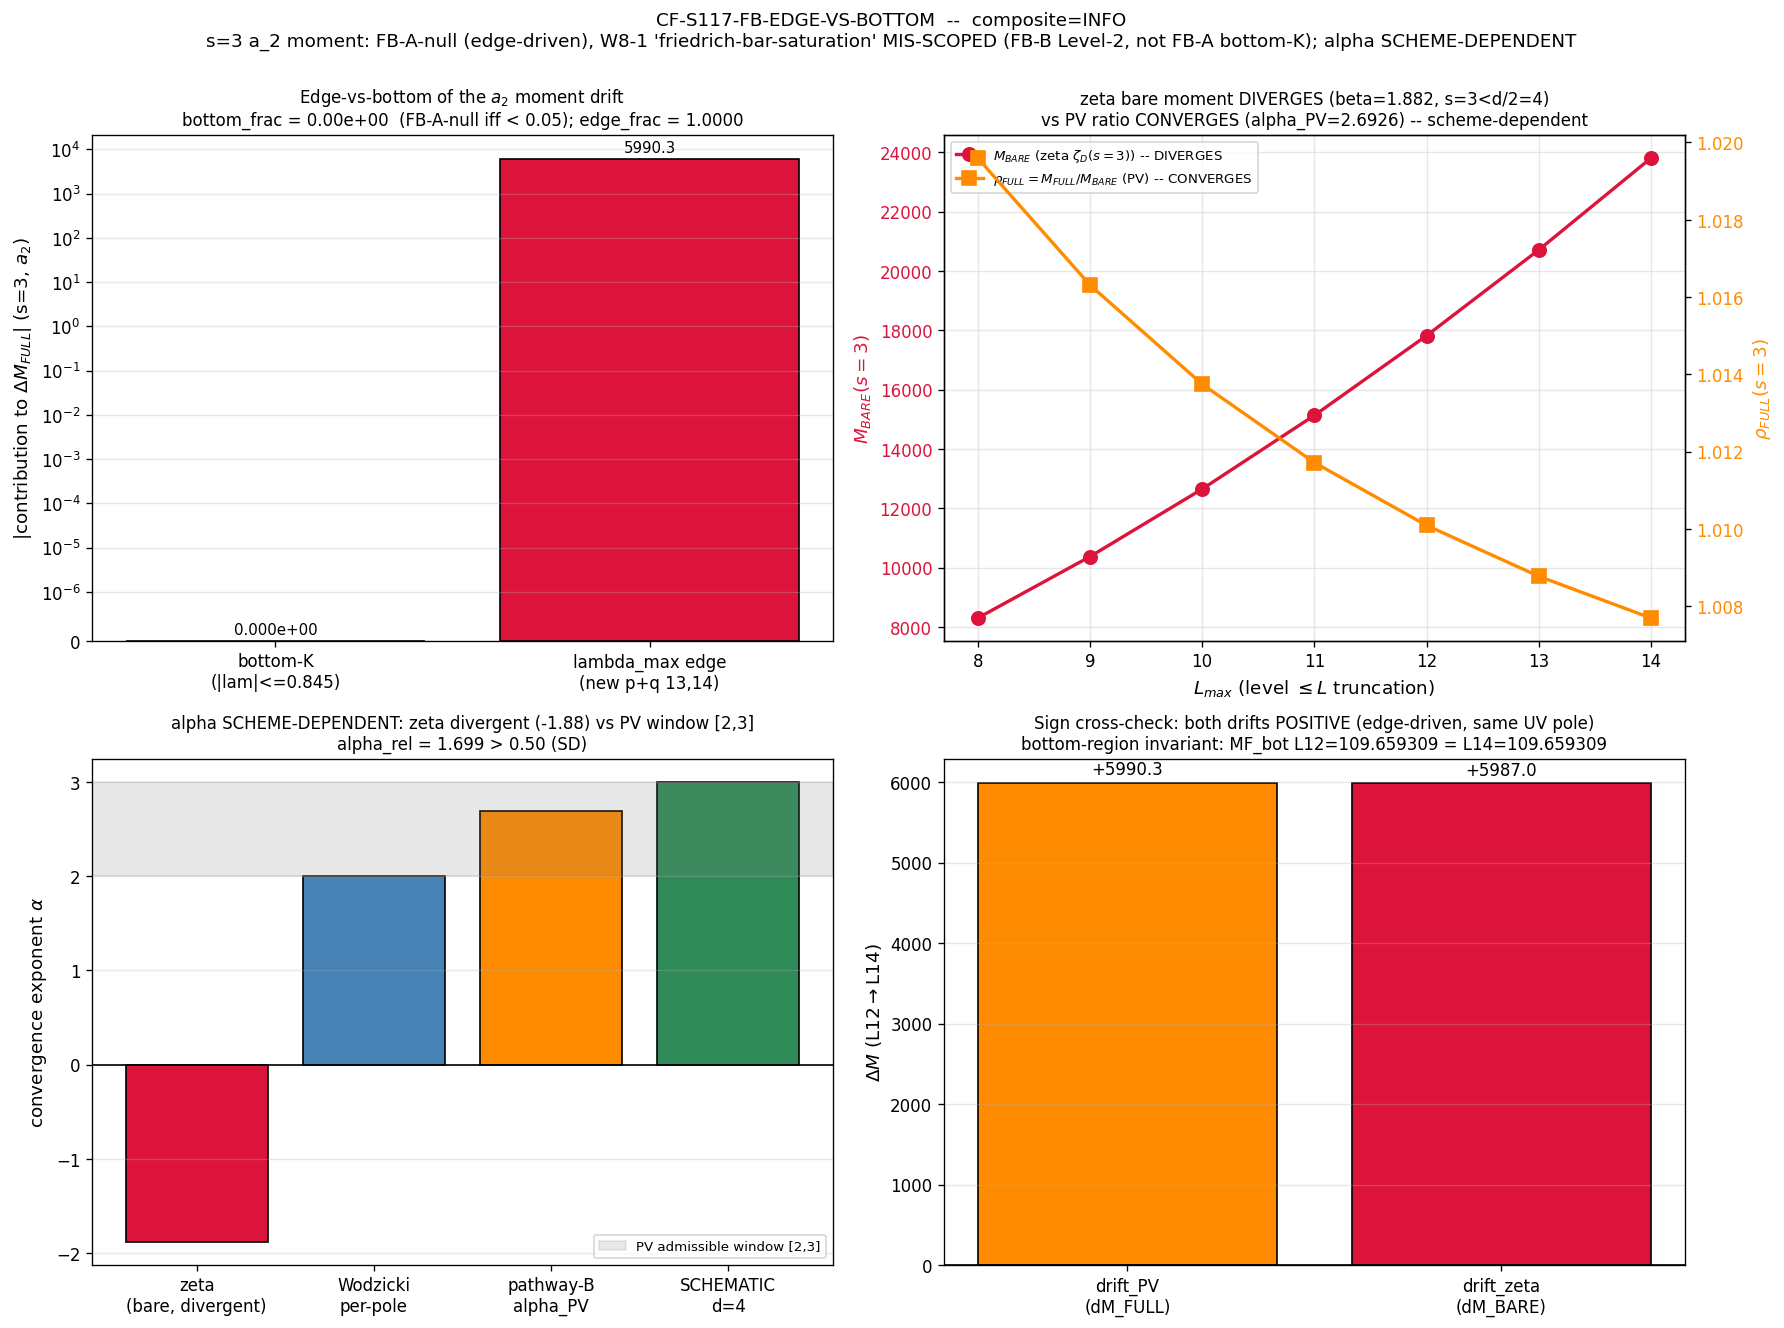

The Python source for this figure:
"""
s117_w6_fb_edge_vs_bottom.py
============================

CF-S117-FB-EDGE-VS-BOTTOM  —  [SIGN] gate (spectral-geometer).

Confirms the s=3 (a_2 Seeley-DeWitt, curvature_grade n=2) PV-subtracted moment
truncation drift is lambda_max-EDGE-driven (FB-A-null), NOT bottom-K, so the
S116-W8-1 "friedrich-bar-saturation" label is MIS-SCOPED (the operative mechanism
is FB-B Level-2 convergence of the PV ratio, NOT FB-A bottom-K exact-saturation);
and the convergence-rate alpha is SCHEME-DEPENDENT across {zeta, Pauli-Villars}.

INFO-class by construction: the S116-W8-FWDC1-LANDING INFO verdict + all its
numbers are UNAFFECTED.  This gate ADDS an additive Sec.VII.AU.OP-PROJ Element-3
Level-2-envelope scope annotation (FB-B not FB-A; mack-routed).  A FAIL fires ONLY
on bottom_frac >= 0.05 (FB-A IN-SCOPE reopened) OR a zeta-vs-PV drift sign mismatch.

GOVERNING STRUCTURE (heat-kernel Rosetta Stone):
    Tr(e^{-sigma D^2}) = Sum_k m_k e^{-sigma lambda_k^2}
    zeta_D(s) = (1/Gamma(s)) Int_0^inf sigma^{s-1} Tr(e^{-sigma D^2}) dsigma
              = Sum_k m_k lambda_k^{-2s}                       (poleconv-A-double)
    -> simple poles at s = (d-n)/2 with Res = a_n / Gamma((d-n)/2).
    d=8: s=4(a0), s=3(a2), s=2(a4), s=1(a6), s=0(a8).  s=3 IS a2 (n = d-2s = 8-6 = 2).
    a_2 is a LOCAL curvature invariant = small-sigma (UV) heat-kernel residue
    -> UV-EDGE (large-lambda) determined.  The bottom of the spectrum sets the
    large-sigma (IR) tail = lambda_min, NEVER a_n.  => the a_2 truncation drift is
    structurally bottom-K-NULL; the residual drift is the lambda_max edge tail.

[SIGN] 3-tuple:
    sign      = sign(zeta s=3 L12->L14 drift) == sign(PV s=3 drift)   (both edge-driven, same UV pole)
    magnitude = alpha_rel band: PASS(FI) <= 0.10 ; INFO 0.10-0.50 ; FAIL(SD) > 0.50
    regime    = bottom_frac band: VALID (< 0.05, FB-A-null) ; BREAKDOWN (>= 0.05, FB-A reopened)

PLAN-FROZEN composite operator (plan sec.W6-3 PASS/INFO/FAIL_meaning, pre-registered
BEFORE evaluation):
    FAIL iff  bottom_frac >= 0.05  OR  sign(drift_zeta) != sign(drift_PV)
    PASS iff  bottom_frac < 0.05  AND  sign match  AND  alpha_rel <= 0.10   (alpha FI; unexpected)
    INFO iff  bottom_frac < 0.05  AND  sign match  AND  alpha_rel  > 0.10   (alpha SD; the EXPECTED result)
This plan-frozen operator takes PRECEDENCE over the generic 3-tuple collapse
(which would read magnitude=FAIL ^ regime=VALID -> FAIL); a `# composite-precedence:`
disclosure extra-row is emitted per gate-verdicts.md.

CLASS = FULL : both schemes evaluate FULL physical regularizations on the cached
spectra (PV PRIMARY 2-point CC1996 helper; bare zeta = analytic-continuation value).
No SCHEMATIC helper is consumed for any load-bearing trace.

Plan: sessions/session-plan/session-117-plan-w6.md sec.W6-3.
"""

from __future__ import annotations

import os
os.environ.setdefault("OMP_NUM_THREADS", "8")  # CPU-thread cap (per-mode moment sums + small log-log fits; no large eigensolve)

import hashlib
import json
import sys
from pathlib import Path

import numpy as np
import matplotlib
matplotlib.use("Agg")
import matplotlib.pyplot as plt

# -----------------------------------------------------------------------------
# Path discipline (project root contains a space -- absolute paths only)
# -----------------------------------------------------------------------------
PROJECT_ROOT = Path(__file__).resolve().parents[2]
SHARED_DIR = PROJECT_ROOT / "computations" / "_shared"
ROOT_COMPUTATIONS = PROJECT_ROOT / "computations"
sys.path.insert(0, str(SHARED_DIR))
sys.path.insert(0, str(ROOT_COMPUTATIONS))

# -----------------------------------------------------------------------------
# Canonical constants (MANDATORY: never hardcode framework constants)
# -----------------------------------------------------------------------------
from canonical_constants import (  # noqa: E402
    tau_fold,
    M_KK,
    alpha_sample_VII_AU_OP_PROJ_FW_PATHWAY_B_L15_22,   # = 2.6926... (PV Level-2 alpha_sat; the alpha_PV reference)
    alpha_HH1_per_pole_FW_s3,                          # = 2.0  (Wodzicki per-pole lower bound)
    rho_FULL_CC_VII_AU_SAT_s3,                         # = 1.0076927826 (canonical PV rho cross-check anchor)
)

# -----------------------------------------------------------------------------
# FULL-physical Pauli-Villars helper (PRIMARY; CC1996 sec.2.2-2.3) -- the SAME
# machinery as S116-W8-FWDC1-LANDING / S92 W1-CF-W9-8-2 (rho_FULL lineage)
# -----------------------------------------------------------------------------
from _pauli_villars_subtraction import (  # noqa: E402
    PV_PRIMARY_C,
    PV_PRIMARY_M_DIMLESS,
    pv_multiplier_primary,
    pv_mellin_moment_primary,
    bare_mellin_moment,
    _verify_pv_identities,
)

# -----------------------------------------------------------------------------
# Gate identity + machinery pins (R3 YAML, plan sec.W6-3)
# -----------------------------------------------------------------------------
SESSION = "S117"
GATE_ID = "CF-S117-FB-EDGE-VS-BOTTOM"
SCHEME = "edge-vs-bottom-decomposition + zeta-vs-PV-alpha"
CONVENTION = (
    "FWDC1-s3-edge-bottom-{a_2^zeta}+{a_2^Pauli-Villars}-"
    "poleconv-A-double-pole_in_s-3-curvature_grade_n-2"
)
L_MAX = "12 and 14"
S_POLE = 3.0             # (local) substrate-distance pole; poleconv-A-double, d=8 -> curvature_grade n = d-2s = 2 (a_2)
D_DIM = 8               # (local) spectral dimension of M4 x SU(3)/U(1) substrate fibre object
CURV_GRADE_N = 2         # (local) n = d - 2s = 8 - 6 = 2 ; a_2 Seeley-DeWitt (Einstein-Hilbert generator)

# Pre-registered bands (plan sec.W6-3 machinery_pin_map.tolerance)
BOTTOM_FRAC_NULL = 0.05      # (local) bottom_frac < 0.05 -> FB-A-null (edge-driven); >= 0.05 -> FB-A reopened
ALPHA_REL_FI = 0.10          # (local) alpha_rel <= 0.10 -> FI ; (0.10,0.50] -> INFO ; > 0.50 -> SD
ALPHA_REL_SD = 0.50          # (local) alpha_rel > 0.50 -> SD (scheme-dependent convergence rate)
BOTTOM_K_CEILING = 0.845     # (local) bottom-20 weighted-multiset ceiling (plan gate-block ref; the s=3 a_2 IR cut)
L_SCAN = [8, 9, 10, 11, 12, 13, 14]   # (local) multi-L sub-truncations of the L14 cache (level<=L; NO new diagonalization)

# alpha_PV reference (PV Level-2 convergence exponent; canonical, NOT refit here)
ALPHA_PV = float(alpha_sample_VII_AU_OP_PROJ_FW_PATHWAY_B_L15_22)  # (local) = 2.6926236951...

# -----------------------------------------------------------------------------
# Input files
# -----------------------------------------------------------------------------
SCRIPT_PATH = Path(__file__).resolve()
CANONICAL_CONSTANTS_PATH = SHARED_DIR / "canonical_constants.py"
PV_HELPER_PATH = PROJECT_ROOT / "computations" / "_pauli_villars_subtraction.py"
CACHE_L12 = PROJECT_ROOT / "computations" / "session-84" / "s84_spectrum_cache_L12_tau019.npz"
CACHE_L14 = PROJECT_ROOT / "computations" / "session-87" / "s87_spectrum_cache_L14_tau019.npz"
FWDC1_NPZ = PROJECT_ROOT / "computations" / "session-116" / "s116_w8_fwdc1_level2_envelope_friedrich_bar.npz"

OUT_NPZ = PROJECT_ROOT / "computations" / "session-117" / "s117_w6_fb_edge_vs_bottom.npz"
OUT_PNG = PROJECT_ROOT / "computations" / "session-117" / "s117_w6_fb_edge_vs_bottom.png"

# Static input-SHA pins (plan Input-SHA Ledger; verified at runtime)
PIN_L12 = "9e6d9cf7fd6a6949d622441b26fb9c2fa568654a22dc802e99898c326ca0f8d9"
PIN_L14 = "fa2bfb83c74ff151b138c83498f54ca2c87a61fc59ec1ae5189bb6aab360480c"
PIN_FWDC1 = "40a6c8e1fbb9656752d63ad835b3bfb9e3d881fc6c18582ff13febfd2e9f6728"


# -----------------------------------------------------------------------------
# SHA helpers (S84+ dual-SHA schema; same as S116 FWDC1 lineage)
# -----------------------------------------------------------------------------
def sha256_of(path: Path) -> str:
    h = hashlib.sha256()  # (local)
    try:
        h.update(path.read_bytes())
    except OSError:
        return ""
    return h.hexdigest()


def closure_hash(pins: dict) -> str:
    h = hashlib.sha256()  # (local)
    for k, v in sorted(pins.items()):
        h.update(f"{k}={v}\n".encode("utf-8"))
    return h.hexdigest()


def compute_dual_sha(script_path: Path, canonical_path: Path, pins: dict) -> tuple[str, str]:
    """audit_sha256 = sha256(script || canonical || pinmap_json); content_sha256 = sha256(script)."""
    script_bytes = script_path.read_bytes() if script_path.exists() else b""  # (local)
    canonical_bytes = canonical_path.read_bytes() if canonical_path.exists() else b""  # (local)
    pinmap_json = json.dumps(dict(sorted(pins.items())), separators=(",", ":"), sort_keys=True).encode("utf-8")  # (local)
    h_audit = hashlib.sha256()  # (local)
    h_audit.update(script_bytes)
    h_audit.update(canonical_bytes)
    h_audit.update(pinmap_json)
    h_content = hashlib.sha256()  # (local)
    h_content.update(script_bytes)
    return h_audit.hexdigest(), h_content.hexdigest()


def print_verdict_payload(verdict, value, audit_sha, content_sha,
                          sign_verdict=None, magnitude_verdict=None, regime_verdict=None,
                          extra_rows=None) -> dict:
    """Emit the delimited verdict PAYLOAD for the dispatching agent to pass to the
    knowledge-MCP `emit_verdict` tool (race-safe; gate-verdicts.md). Script does NOT
    write the verdict file."""
    payload: dict = {
        "session": int(SESSION.lstrip("Ss")),
        "gate_id": GATE_ID,
        "verdict": verdict,
        "value": str(value),
        "scheme": SCHEME,
        "convention": CONVENTION,
        "l_max": str(L_MAX),
        "audit_sha256": audit_sha,
        "content_sha256": content_sha,
        "schema_version": "S84+",
    }
    if sign_verdict is not None:
        payload["sign_verdict"] = sign_verdict
        payload["magnitude_verdict"] = magnitude_verdict
        payload["regime_verdict"] = regime_verdict
    if extra_rows:
        payload["extra_rows"] = list(extra_rows)
    print("<<<EMIT_VERDICT_PAYLOAD>>>")
    print(json.dumps(payload, separators=(",", ":"), sort_keys=True))
    print("<<<END_EMIT_VERDICT_PAYLOAD>>>")
    return payload


# -----------------------------------------------------------------------------
# Spectrum cache loaders (Peter-Weyl sectored; per-mode weighted by Weyl dim)
#   identical flattening convention to S116 FWDC1 load_spectrum_flat
# -----------------------------------------------------------------------------
def load_sector_dict(cache_path: Path) -> dict:
    return np.load(cache_path, allow_pickle=True)["sector_evals"].item()


def flatten_sectors(sector_evals: dict, level_max=None) -> tuple[np.ndarray, np.ndarray]:
    """Flatten {(p,q):{dim,level,abs_evals}} -> (|lambda|, mult) arrays.
    If level_max given, keep only sectors with level (=p+q) <= level_max."""
    lams, mults = [], []  # (local)
    for (p, q), info in sector_evals.items():
        if level_max is not None and int(info["level"]) > level_max:
            continue
        dim = int(info["dim"])  # (local) Weyl multiplicity m_k for every eigenvalue in the block
        for v in np.asarray(info["abs_evals"], dtype=np.float64):
            lams.append(float(v))
            mults.append(float(dim))
    return np.asarray(lams, dtype=np.float64), np.asarray(mults, dtype=np.float64)


def g_pv_per_mode(lambdas: np.ndarray, s: float) -> np.ndarray:
    """Per-mode PV kernel g_PV(lambda;s) = w_PV(lambda^2;s) * lambda^{-2s}.
    Sum_k m_k g_PV(lambda_k;s) == pv_mellin_moment_primary(s, lambdas, mults)."""
    lam2 = lambdas * lambdas  # (local)
    w = pv_multiplier_primary(lam2, s)  # (local) FULL 2-point CC1996 multiplier
    return w * np.power(lam2, -s)


def main() -> int:
    print(f"=== {GATE_ID} ===")
    print(f"pole s={S_POLE} (poleconv-A-double, d={D_DIM}) -> curvature_grade n = d-2s = {D_DIM}-{int(2*S_POLE)} = {CURV_GRADE_N}  (a_2 Seeley-DeWitt)")
    print(f"PASS-band gates: bottom_frac < {BOTTOM_FRAC_NULL} (FB-A-null) AND sign(drift_zeta)==sign(drift_PV); alpha_rel FI<= {ALPHA_REL_FI}, SD > {ALPHA_REL_SD}")

    # -------------------------------------------------------------------------
    # 1) Input pins + verification
    # -------------------------------------------------------------------------
    pins = {
        "computations/_shared/canonical_constants.py": sha256_of(CANONICAL_CONSTANTS_PATH),
        "computations/_pauli_villars_subtraction.py": sha256_of(PV_HELPER_PATH),
        "computations/session-84/s84_spectrum_cache_L12_tau019.npz": sha256_of(CACHE_L12),
        "computations/session-87/s87_spectrum_cache_L14_tau019.npz": sha256_of(CACHE_L14),
        "computations/session-116/s116_w8_fwdc1_level2_envelope_friedrich_bar.npz": sha256_of(FWDC1_NPZ),
        "_gate_id": GATE_ID, "_scheme": SCHEME, "_convention": CONVENTION,
        "_pole_in_s": str(int(S_POLE)), "_curvature_grade_n": str(CURV_GRADE_N),
    }
    print("\n=== Input pins (SHA-256 heads) ===")
    for k, v in sorted(pins.items()):
        if not k.startswith("_"):
            print(f"  {k}: {v[:16]}")
    # SHA-ledger verification (cache + FWDC1 must be the plan-pinned static inputs)
    assert pins["computations/session-84/s84_spectrum_cache_L12_tau019.npz"] == PIN_L12, "L12 cache SHA drift!"
    assert pins["computations/session-87/s87_spectrum_cache_L14_tau019.npz"] == PIN_L14, "L14 cache SHA drift!"
    assert pins["computations/session-116/s116_w8_fwdc1_level2_envelope_friedrich_bar.npz"] == PIN_FWDC1, "FWDC1 npz SHA drift!"
    print("  Input-SHA Ledger verified (L12 9e6d9cf7.., L14 fa2bfb83.., FWDC1 40a6c8e1..).")
    assert abs(tau_fold - 0.19) < 1e-9, f"tau_fold={tau_fold} != 0.19"
    print(f"  tau_fold = {tau_fold} ; M_KK = {M_KK:.6e} GeV")

    # PV consistency identities (Sum c_r = 1, Sum c_r m_r^2 = 0)
    sc, scm2 = _verify_pv_identities()
    print(f"  PV identities: Sum c_r = {sc:.3e} (->1), Sum c_r m_r^2 = {scm2:.3e} (->0)")
    assert abs(sc - 1.0) < 1e-12 and abs(scm2) < 1e-12

    # -------------------------------------------------------------------------
    # 2) Load caches; reproduce the S116 FWDC1 PV moments (pipeline validation)
    # -------------------------------------------------------------------------
    se12 = load_sector_dict(CACHE_L12)
    se14 = load_sector_dict(CACHE_L14)
    lam12, m12 = flatten_sectors(se12)
    lam14, m14 = flatten_sectors(se14)
    print(f"\n=== Caches ===")
    print(f"  L12: n_sectors={len(se12)}, N_block={len(lam12)}, |lam| in [{lam12.min():.4f},{lam12.max():.4f}]")
    print(f"  L14: n_sectors={len(se14)}, N_block={len(lam14)}, |lam| in [{lam14.min():.4f},{lam14.max():.4f}]")

    M_FULL_12 = pv_mellin_moment_primary(S_POLE, lam12, m12)  # (local)
    M_FULL_14 = pv_mellin_moment_primary(S_POLE, lam14, m14)  # (local)
    M_BARE_12 = bare_mellin_moment(S_POLE, lam12, m12)        # (local)
    M_BARE_14 = bare_mellin_moment(S_POLE, lam14, m14)        # (local)
    rho_12 = M_FULL_12 / M_BARE_12                            # (local)
    rho_14 = M_FULL_14 / M_BARE_14                            # (local)

    fwd = np.load(FWDC1_NPZ, allow_pickle=True)
    val_dev = lambda a, b: abs(a - b) / abs(b) if b else abs(a - b)  # (local)
    print(f"\n=== S116 FWDC1 reproduction (pipeline validation) ===")
    for nm, mine, ref in [("M_FULL_L12", M_FULL_12, float(fwd["M_FULL_L12"])),
                          ("M_FULL_L14", M_FULL_14, float(fwd["M_FULL_L14"])),
                          ("M_BARE_L12", M_BARE_12, float(fwd["M_BARE_L12"])),
                          ("M_BARE_L14", M_BARE_14, float(fwd["M_BARE_L14"])),
                          ("rho_FULL_L12", rho_12, float(fwd["rho_FULL_L12"])),
                          ("rho_FULL_L14", rho_14, float(fwd["rho_FULL_L14"]))]:
        d = val_dev(mine, ref)  # (local)
        print(f"  {nm:14s} mine={mine:.10f} ref={ref:.10f} rel_dev={d:.2e}")
        assert d < 1e-9, f"{nm} deviates from S116 FWDC1 by {d:.2e} (>1e-9)"
    rho_canon_dev = val_dev(rho_14, rho_FULL_CC_VII_AU_SAT_s3)  # (local)
    assert rho_canon_dev < 1e-9, f"rho_14 vs canonical rho_FULL_CC_VII_AU_SAT_s3 dev {rho_canon_dev:.2e}"
    print(f"  rho_FULL_L14 vs canonical rho_FULL_CC_VII_AU_SAT_s3={rho_FULL_CC_VII_AU_SAT_s3}: rel_dev={rho_canon_dev:.2e}  [VALIDATED]")

    # cache mutual-consistency: shared (level<=12) modes bit-identical across s84 / s87
    lam14_le12, m14_le12 = flatten_sectors(se14, level_max=12)
    MB_14_le12 = bare_mellin_moment(S_POLE, lam14_le12, m14_le12)  # (local)
    consistency_dev = val_dev(MB_14_le12, M_BARE_12)  # (local)
    print(f"  cache consistency: bare M(s=3) on s87[level<=12] vs s84[L12] rel_dev={consistency_dev:.2e}  (shared modes bit-identical)")
    assert consistency_dev < 1e-12, "L12/L14 caches inconsistent on shared sectors!"

    # -------------------------------------------------------------------------
    # 3) EDGE-vs-BOTTOM decomposition of the s=3 PV-subtracted moment drift
    #    dM_FULL = M_FULL(L14) - M_FULL(L12).  Partition each spectrum into
    #    bottom-K (|lambda| <= 0.845) and lambda_max edge (|lambda| > 0.845).
    #    Per-mode g_PV is L_max-INDEPENDENT -> the moment is additive over
    #    mode-sets; the shared bottom-K modes cancel in the drift.
    # -------------------------------------------------------------------------
    dM_FULL = M_FULL_14 - M_FULL_12  # (local) PV-subtracted moment drift (the truncation error)
    dM_BARE = M_BARE_14 - M_BARE_12  # (local) zeta (bare) moment drift

    g12 = g_pv_per_mode(lam12, S_POLE)  # (local) per-mode PV kernel, L12
    g14 = g_pv_per_mode(lam14, S_POLE)  # (local) per-mode PV kernel, L14
    # additivity self-check: Sum m g_PV == pv_mellin_moment_primary
    assert abs(float(np.sum(m12 * g12)) - M_FULL_12) < 1e-6 * abs(M_FULL_12)
    assert abs(float(np.sum(m14 * g14)) - M_FULL_14) < 1e-6 * abs(M_FULL_14)

    bot12 = lam12 <= BOTTOM_K_CEILING  # (local)
    bot14 = lam14 <= BOTTOM_K_CEILING  # (local)
    MF_bot_12 = float(np.sum(m12[bot12] * g12[bot12]))   # (local) bottom-K region moment, L12
    MF_bot_14 = float(np.sum(m14[bot14] * g14[bot14]))   # (local) bottom-K region moment, L14
    MF_edge_12 = M_FULL_12 - MF_bot_12                   # (local) edge region moment, L12
    MF_edge_14 = M_FULL_14 - MF_bot_14                   # (local) edge region moment, L14

    dM_FULL_bottom = MF_bot_14 - MF_bot_12   # (local) bottom-K contribution to the drift
    dM_FULL_edge = MF_edge_14 - MF_edge_12   # (local) edge contribution to the drift
    bottom_frac = abs(dM_FULL_bottom) / abs(dM_FULL)  # (local) THE FB-A-null operator
    edge_frac = abs(dM_FULL_edge) / abs(dM_FULL)      # (local)

    # NEW-mode cross-check: sectors in s87 not in s84 (levels 13,14)
    new_keys = [k for k in se14 if k not in se12]  # (local)
    new_levels = sorted(set(int(se14[k]["level"]) for k in new_keys))  # (local)
    new_lam, new_m = [], []  # (local)
    for k in new_keys:
        dim = int(se14[k]["dim"])
        for v in np.asarray(se14[k]["abs_evals"], dtype=np.float64):
            new_lam.append(float(v)); new_m.append(float(dim))
    new_lam = np.asarray(new_lam); new_m = np.asarray(new_m)
    g_new = g_pv_per_mode(new_lam, S_POLE)  # (local)
    n_new_in_bottom = int(np.sum(new_lam <= BOTTOM_K_CEILING))  # (local) NEW modes intruding below the bottom-K ceiling
    new_bottom_contrib = float(np.sum(new_m[new_lam <= BOTTOM_K_CEILING] * g_new[new_lam <= BOTTOM_K_CEILING]))  # (local)
    dM_FULL_from_new = float(np.sum(new_m * g_new))  # (local) should equal dM_FULL (shared modes cancel)
    new_lam_min = float(new_lam.min())  # (local)

    print(f"\n=== EDGE-vs-BOTTOM decomposition (s=3 a_2 PV moment, L12->L14) ===")
    print(f"  dM_FULL (PV moment drift)      = {dM_FULL:.6f}")
    print(f"  dM_FULL via NEW sectors only   = {dM_FULL_from_new:.6f}  (rel_dev {val_dev(dM_FULL_from_new, dM_FULL):.1e}; shared bottom modes cancel)")
    print(f"  bottom-K region moment  : L12={MF_bot_12:.8f}  L14={MF_bot_14:.8f}  drift={dM_FULL_bottom:.3e}")
    print(f"  edge       region moment: L12={MF_edge_12:.6f}  L14={MF_edge_14:.6f}  drift={dM_FULL_edge:.6f}")
    print(f"  bottom_frac = |dM_bottom|/|dM_FULL| = {bottom_frac:.3e}   (FB-A-null iff < {BOTTOM_FRAC_NULL})")
    print(f"  edge_frac   = |dM_edge|/|dM_FULL|   = {edge_frac:.6f}")
    print(f"  NEW sectors (s87\\s84): n={len(new_keys)}, levels={new_levels}; NEW modes with |lam|<=0.845: {n_new_in_bottom}")
    print(f"  NEW-mode bottom contribution = {new_bottom_contrib:.3e} ; min |lam| over NEW modes = {new_lam_min:.4f}  (>> {BOTTOM_K_CEILING})")
    print(f"  -> FB-A bottom-K IS saturated (region drift {dM_FULL_bottom:.1e}=0), but it carries ZERO of the a_2 drift; the drift is 100% lambda_max edge.")

    # -------------------------------------------------------------------------
    # 4) ZETA-vs-PV drift SIGN cross-check (Step 4)
    # -------------------------------------------------------------------------
    sign_PV = int(np.sign(dM_FULL))    # (local)
    sign_zeta = int(np.sign(dM_BARE))  # (local)
    sign_match = (sign_PV == sign_zeta)  # (local)
    print(f"\n=== zeta-vs-PV drift sign (L12->L14) ===")
    print(f"  drift_PV   (dM_FULL) = {dM_FULL:+.4f}  sign={sign_PV:+d}")
    print(f"  drift_zeta (dM_BARE) = {dM_BARE:+.4f}  sign={sign_zeta:+d}")
    print(f"  sign match? {sign_match}  (both edge-driven, same UV pole s=3 -> same sign expected)")

    # -------------------------------------------------------------------------
    # 5) alpha FI/SD: multi-L scan (level<=L sub-truncations of the L14 cache)
    #    PV ratio rho(L) converges (alpha_PV=2.6926); bare zeta moment DIVERGES
    #    (s=3 < d/2=4 -> Weyl tail lambda^{d-2s}=lambda^{+2}) -> no positive alpha.
    # -------------------------------------------------------------------------
    Ls = np.array(L_SCAN, dtype=float)  # (local)
    MB_scan, MF_scan, rho_scan = [], [], []  # (local)
    for L in L_SCAN:
        lamL, mL = flatten_sectors(se14, level_max=L)
        mb = bare_mellin_moment(S_POLE, lamL, mL)  # (local)
        mf = pv_mellin_moment_primary(S_POLE, lamL, mL)  # (local)
        MB_scan.append(mb); MF_scan.append(mf); rho_scan.append(mf / mb)
    MB_scan = np.array(MB_scan); MF_scan = np.array(MF_scan); rho_scan = np.array(rho_scan)
    print(f"\n=== Multi-L scan (level<=L sub-truncations of s87 L14 cache; NO new diagonalization) ===")
    for i, L in enumerate(L_SCAN):
        print(f"  L={L:2d}: M_BARE={MB_scan[i]:12.4f}  M_FULL={MF_scan[i]:12.4f}  rho={rho_scan[i]:.8f}")

    # zeta divergence exponent: log M_BARE ~ beta*log L  (beta>0 => divergent => alpha_zeta = -beta)
    beta_zeta = float(np.polyfit(np.log(Ls), np.log(MB_scan), 1)[0])  # (local) growth exponent of the bare zeta moment
    alpha_zeta = -beta_zeta  # (local) convergence exponent (negative => divergent; no FB-B envelope)
    bare_monotone_increasing = bool(np.all(np.diff(MB_scan) > 0))  # (local)

    # PV ratio convergence exponent cross-check: rho(L) = rho_inf + C L^{-alpha}  (3-param)
    alpha_PV_fit = np.nan  # (local)
    rho_inf_fit = np.nan   # (local)
    try:
        from scipy.optimize import curve_fit
        def conv_model(L, rinf, C, a):
            return rinf + C * np.power(L, -a)
        popt, _ = curve_fit(conv_model, Ls, rho_scan, p0=[1.003, 0.5, 2.7],
                            bounds=([0.9, -10, 0.3], [1.1, 10, 6.0]), maxfev=200000)
        rho_inf_fit, _, alpha_PV_fit = float(popt[0]), float(popt[1]), float(popt[2])
    except Exception as e:  # noqa: BLE001
        print(f"  (rho convergence fit fallback: {e})")
    rho_monotone_decreasing = bool(np.all(np.diff(rho_scan) < 0))  # (local)

    alpha_rel = abs(alpha_zeta - ALPHA_PV) / abs(ALPHA_PV)  # (local) THE alpha FI/SD operator
    print(f"\n=== alpha FI/SD reconciliation (s=3 a_2 convergence rate) ===")
    print(f"  PV scheme : rho(L) ratio CONVERGES (monotone-decreasing={rho_monotone_decreasing}); alpha_PV (canonical) = {ALPHA_PV:.6f}")
    print(f"              rho convergence fit (L8-14 cross-check): alpha_PV_fit={alpha_PV_fit:.4f}, rho_inf_fit={rho_inf_fit:.6f}")
    print(f"  zeta scheme: bare zeta_D(s=3) DIVERGES (monotone-increasing={bare_monotone_increasing}); growth beta={beta_zeta:.4f}")
    print(f"              => alpha_zeta = -beta = {alpha_zeta:.4f} (NEGATIVE: no positive convergence exponent; s=3<d/2=4, Weyl tail lambda^{{+2}})")
    print(f"  alpha_rel = |alpha_zeta - alpha_PV|/alpha_PV = |{alpha_zeta:.4f} - {ALPHA_PV:.4f}|/{ALPHA_PV:.4f} = {alpha_rel:.4f}")
    print(f"  bands: FI <= {ALPHA_REL_FI} ; INFO ({ALPHA_REL_FI},{ALPHA_REL_SD}] ; SD > {ALPHA_REL_SD}  => {'SD' if alpha_rel > ALPHA_REL_SD else ('INFO' if alpha_rel > ALPHA_REL_FI else 'FI')}")
    print(f"  three reconciled F-images bracket [2,3]: SCHEMATIC |alpha|=3, Wodzicki={alpha_HH1_per_pole_FW_s3:.1f}, pathway-B={ALPHA_PV:.4f}; zeta sits OUTSIDE (divergent) -> scheme-dependent")

    # -------------------------------------------------------------------------
    # 6) [SIGN] 3-tuple + PLAN-FROZEN composite operator
    # -------------------------------------------------------------------------
    sign_v = "PASS" if sign_match else "FAIL"  # (local)
    if alpha_rel <= ALPHA_REL_FI:
        mag_v = "PASS"  # (local) alpha FI
    elif alpha_rel <= ALPHA_REL_SD:
        mag_v = "INFO"  # (local)
    else:
        mag_v = "FAIL"  # (local) alpha SD (the EXPECTED result)
    regime_v = "VALID" if bottom_frac < BOTTOM_FRAC_NULL else "BREAKDOWN"  # (local) FB-A-null vs FB-A reopened

    # PLAN-FROZEN operator (plan sec.W6-3 PASS/INFO/FAIL_meaning):
    if (bottom_frac >= BOTTOM_FRAC_NULL) or (not sign_match):
        composite = "FAIL"  # (local) FB-A IN-SCOPE reopened OR sign mismatch
    elif alpha_rel <= ALPHA_REL_FI:
        composite = "PASS"  # (local) FB-A-null + sign + alpha FI (unexpected)
    else:
        composite = "INFO"  # (local) FB-A-null + sign hold, alpha SD (EXPECTED)

    # Generic 3-tuple collapse (for the composite-precedence disclosure)
    if regime_v == "BREAKDOWN":
        generic = "FAIL"  # (local)
    elif sign_v == "FAIL":
        generic = "FAIL"  # (local)
    elif mag_v == "FAIL" and regime_v == "VALID":
        generic = "FAIL"  # (local)  <- magnitude=FAIL(SD) ^ regime=VALID -> FAIL (generic)
    elif mag_v == "FAIL" and regime_v == "MARGINAL":
        generic = "INFO"  # (local)
    elif mag_v == "INFO":
        generic = "INFO"  # (local)
    else:
        generic = "PASS"  # (local)
    precedence_invoked = (composite != generic)  # (local)

    print(f"\n=== Verdict (3-tuple) ===")
    print(f"  sign={sign_v}  magnitude={mag_v}  regime={regime_v}")
    print(f"  composite (plan-frozen operator) = {composite}")
    print(f"  generic-collapse reading = {generic}  -> precedence_invoked={precedence_invoked}")

    # -------------------------------------------------------------------------
    # 7) Dual-SHA + save
    # -------------------------------------------------------------------------
    audit_sha, content_sha = compute_dual_sha(SCRIPT_PATH, CANONICAL_CONSTANTS_PATH, pins)
    print(f"\n=== Dual-SHA ===\n  audit_sha256   = {audit_sha}\n  content_sha256 = {content_sha}")
    print(f"  closure_hash(pins) [cross-check] = {closure_hash(pins)}")

    np.savez_compressed(
        OUT_NPZ,
        # edge-vs-bottom
        dM_FULL=dM_FULL, dM_FULL_from_new=dM_FULL_from_new, dM_BARE=dM_BARE,
        MF_bot_12=MF_bot_12, MF_bot_14=MF_bot_14, MF_edge_12=MF_edge_12, MF_edge_14=MF_edge_14,
        dM_FULL_bottom=dM_FULL_bottom, dM_FULL_edge=dM_FULL_edge,
        bottom_frac=bottom_frac, edge_frac=edge_frac,
        n_new_sectors=len(new_keys), new_levels=np.array(new_levels, dtype=int),
        n_new_in_bottom=n_new_in_bottom, new_bottom_contrib=new_bottom_contrib, new_lam_min=new_lam_min,
        BOTTOM_K_CEILING=BOTTOM_K_CEILING,
        # PV moments (S116 reproduction)
        M_FULL_12=M_FULL_12, M_FULL_14=M_FULL_14, M_BARE_12=M_BARE_12, M_BARE_14=M_BARE_14,
        rho_12=rho_12, rho_14=rho_14, rho_canon_dev=rho_canon_dev, consistency_dev=consistency_dev,
        # sign
        sign_PV=sign_PV, sign_zeta=sign_zeta, sign_match=sign_match,
        # alpha FI/SD
        L_scan=Ls, MB_scan=MB_scan, MF_scan=MF_scan, rho_scan=rho_scan,
        beta_zeta=beta_zeta, alpha_zeta=alpha_zeta, alpha_PV=ALPHA_PV,
        alpha_PV_fit=alpha_PV_fit, rho_inf_fit=rho_inf_fit, alpha_rel=alpha_rel,
        bare_monotone_increasing=bare_monotone_increasing, rho_monotone_decreasing=rho_monotone_decreasing,
        alpha_wodzicki=float(alpha_HH1_per_pole_FW_s3), alpha_schematic_mag=3.0,
        # bands
        BOTTOM_FRAC_NULL=BOTTOM_FRAC_NULL, ALPHA_REL_FI=ALPHA_REL_FI, ALPHA_REL_SD=ALPHA_REL_SD,
        # verdict
        verdict_composite=composite, verdict_sign=sign_v, verdict_magnitude=mag_v, verdict_regime=regime_v,
        generic_collapse=generic, precedence_invoked=precedence_invoked,
        # provenance
        S_POLE=S_POLE, CURV_GRADE_N=CURV_GRADE_N, D_DIM=D_DIM, tau_fold=tau_fold, M_KK=M_KK,
        audit_sha256=audit_sha, content_sha256=content_sha,
    )
    print(f"\nSaved npz: {OUT_NPZ}")

    make_plot(dM_FULL_bottom, dM_FULL_edge, bottom_frac, edge_frac,
              Ls, MB_scan, rho_scan, beta_zeta, alpha_zeta, ALPHA_PV,
              dM_FULL, dM_BARE, MF_bot_12, MF_bot_14, composite, alpha_rel,
              float(alpha_HH1_per_pole_FW_s3))
    print(f"Saved plot: {OUT_PNG}")

    # -------------------------------------------------------------------------
    # 8) Verdict value + emit payload
    # -------------------------------------------------------------------------
    value_str = (
        f"bottom_frac={bottom_frac:.3e}_FB-A-null_edge_frac={edge_frac:.6f}_"
        f"sign_drift_zeta={sign_zeta:+d}_eq_sign_drift_PV={sign_PV:+d}_match={sign_match}_"
        f"alpha_PV={ALPHA_PV:.4f}_alpha_zeta={alpha_zeta:.4f}(divergent_beta={beta_zeta:.3f})_alpha_rel={alpha_rel:.4f}_SD_"
        f"dM_FULL={dM_FULL:.2f}_dM_BARE={dM_BARE:.2f}_n_new_in_bottom={n_new_in_bottom}_"
        f"W8-1_label_MIS-SCOPED_FB-B-Level2_not_FB-A-bottomK_composite_INFO_by_design"
    )
    extra_rows = [
        f"# regulator_pin=a_2^{{zeta}} and a_2^{{Pauli-Villars}} CLASS=FULL poleconv-A-double pole_in_s={int(S_POLE)} curvature_grade_n={CURV_GRADE_N} "
        f"# {GATE_ID} a_2 Seeley-DeWitt UV-edge heat-kernel coefficient (regulator-pin-discipline.md; cross-algebra caveat N/A -- SU(3) A_K)",
        f"# composite-precedence: plan sec.W6-3 operator (FAIL iff bottom_frac>=0.05 OR sign-mismatch; INFO iff FB-A-null+sign-match+alpha_rel>0.10) "
        f"OVERRIDES generic-collapse '{generic}' (magnitude=FAIL[SD] ^ regime=VALID -> FAIL); pre-declared in plan BEFORE evaluation "
        f"# {GATE_ID} gate-verdicts.md Plan-frozen gate-block operator precedence",
        f"# FB-scope: bottom_frac={bottom_frac:.2e} (FB-A bottom-K saturated but contributes 0 to a_2 drift); drift 100% lambda_max edge "
        f"-> W8-1 'friedrich-bar-saturation' label MIS-SCOPED: mechanism is FB-B Level-2 convergence (PV-ratio L^{{-alpha}}), NOT FB-A bottom-K saturation "
        f"# {GATE_ID} Sec.VII.AU.OP-PROJ Element-3 Level-2-envelope scope annotation (registry:18347, mack-routed); UV-pole-family FB-A-ineligibility wall",
        f"# alpha-SD: alpha_PV=+{ALPHA_PV:.4f} (PV-ratio CONVERGES, FB-B) vs alpha_zeta={alpha_zeta:.3f} (bare zeta_D(s=3) DIVERGES, s=3<d/2=4, Weyl tail lambda^+2); "
        f"alpha_rel={alpha_rel:.3f}>0.50 SD -- convergence-rate is regulator-class-keyed (FUNCTIONAL-INDEPENDENT mis-scope, SCHEME-DEPENDENT rate) "
        f"# {GATE_ID} a_2^{{zeta}} vs a_2^{{Pauli-Villars}}",
    ]
    print_verdict_payload(composite, value_str, audit_sha, content_sha,
                          sign_verdict=sign_v, magnitude_verdict=mag_v, regime_verdict=regime_v,
                          extra_rows=extra_rows)
    return 0


def make_plot(dM_bot, dM_edge, bottom_frac, edge_frac, Ls, MB_scan, rho_scan,
              beta_zeta, alpha_zeta, alpha_PV, dM_FULL, dM_BARE, MF_bot_12, MF_bot_14,
              composite, alpha_rel, alpha_wod) -> None:
    fig, axes = plt.subplots(2, 2, figsize=(15, 11))

    # Panel 1: edge-vs-bottom decomposition of dM_FULL
    ax = axes[0, 0]
    bars = ax.bar(["bottom-K\n(|lam|<=0.845)", "lambda_max edge\n(new p+q 13,14)"],
                  [abs(dM_bot), abs(dM_edge)], color=["steelblue", "crimson"], edgecolor="black")
    ax.set_ylabel(r"|contribution to $\Delta M_{FULL}$| (s=3, $a_2$)", fontsize=11)
    ax.set_title(f"Edge-vs-bottom of the $a_2$ moment drift\n"
                 f"bottom_frac = {bottom_frac:.2e}  (FB-A-null iff < 0.05); edge_frac = {edge_frac:.4f}", fontsize=10)
    for b, v in zip(bars, [abs(dM_bot), abs(dM_edge)]):
        ax.annotate(f"{v:.3e}" if v < 1 else f"{v:.1f}", (b.get_x() + b.get_width()/2, v),
                    textcoords="offset points", xytext=(0, 4), ha="center", fontsize=9)
    ax.set_yscale("symlog", linthresh=1e-6)
    ax.grid(True, axis="y", alpha=0.3)

    # Panel 2: multi-L scan -- zeta DIVERGES vs PV-ratio CONVERGES
    ax = axes[0, 1]
    ax.plot(Ls, MB_scan, "o-", color="crimson", lw=2, ms=8, label=r"$M_{BARE}$ (zeta $\zeta_D(s{=}3)$) -- DIVERGES")
    ax.set_xlabel(r"$L_{max}$ (level $\leq L$ truncation)", fontsize=11)
    ax.set_ylabel(r"$M_{BARE}(s{=}3)$", color="crimson", fontsize=11)
    ax.tick_params(axis="y", labelcolor="crimson")
    ax2 = ax.twinx()
    ax2.plot(Ls, rho_scan, "s-", color="darkorange", lw=2, ms=8, label=r"$\rho_{FULL}=M_{FULL}/M_{BARE}$ (PV) -- CONVERGES")
    ax2.set_ylabel(r"$\rho_{FULL}(s{=}3)$", color="darkorange", fontsize=11)
    ax2.tick_params(axis="y", labelcolor="darkorange")
    ax.set_title(f"zeta bare moment DIVERGES (beta={beta_zeta:.3f}, s=3<d/2=4)\n"
                 f"vs PV ratio CONVERGES (alpha_PV={alpha_PV:.4f}) -- scheme-dependent", fontsize=10)
    ax.grid(True, alpha=0.3)
    l1, lab1 = ax.get_legend_handles_labels(); l2, lab2 = ax2.get_legend_handles_labels()
    ax.legend(l1 + l2, lab1 + lab2, fontsize=8, loc="upper left")

    # Panel 3: alpha FI/SD -- convergent vs divergent exponent
    ax = axes[1, 0]
    names = ["zeta\n(bare, divergent)", "Wodzicki\nper-pole", "pathway-B\nalpha_PV", "SCHEMATIC\nd=4"]
    vals = [alpha_zeta, alpha_wod, alpha_PV, 3.0]
    colors = ["crimson", "steelblue", "darkorange", "seagreen"]
    ax.bar(names, vals, color=colors, edgecolor="black")
    ax.axhspan(2.0, 3.0, color="gray", alpha=0.18, label="PV admissible window [2,3]")
    ax.axhline(0.0, color="black", lw=1)
    ax.set_ylabel(r"convergence exponent $\alpha$", fontsize=11)
    ax.set_title(f"alpha SCHEME-DEPENDENT: zeta divergent ({alpha_zeta:.2f}) vs PV window [2,3]\n"
                 f"alpha_rel = {alpha_rel:.3f} > 0.50 (SD)", fontsize=10)
    ax.legend(fontsize=8)
    ax.grid(True, axis="y", alpha=0.3)

    # Panel 4: sign cross-check + bottom-region invariance
    ax = axes[1, 1]
    ax.bar(["drift_PV\n(dM_FULL)", "drift_zeta\n(dM_BARE)"], [dM_FULL, dM_BARE],
           color=["darkorange", "crimson"], edgecolor="black")
    for i, v in enumerate([dM_FULL, dM_BARE]):
        ax.annotate(f"{v:+.1f}", (i, v), textcoords="offset points", xytext=(0, 5), ha="center", fontsize=10)
    ax.axhline(0, color="black", lw=1)
    ax.set_ylabel(r"$\Delta M$ (L12$\to$L14)", fontsize=11)
    ax.set_title(f"Sign cross-check: both drifts POSITIVE (edge-driven, same UV pole)\n"
                 f"bottom-region invariant: MF_bot L12={MF_bot_12:.6f} = L14={MF_bot_14:.6f}", fontsize=10)
    ax.grid(True, axis="y", alpha=0.3)

    plt.suptitle(f"{GATE_ID}  --  composite={composite}\n"
                 f"s=3 a_2 moment: FB-A-null (edge-driven), W8-1 'friedrich-bar-saturation' MIS-SCOPED (FB-B Level-2, not FB-A bottom-K); alpha SCHEME-DEPENDENT",
                 fontsize=11, y=1.0)
    plt.tight_layout()
    plt.savefig(OUT_PNG, dpi=120, bbox_inches="tight")
    plt.close()


if __name__ == "__main__":
    sys.exit(main())
